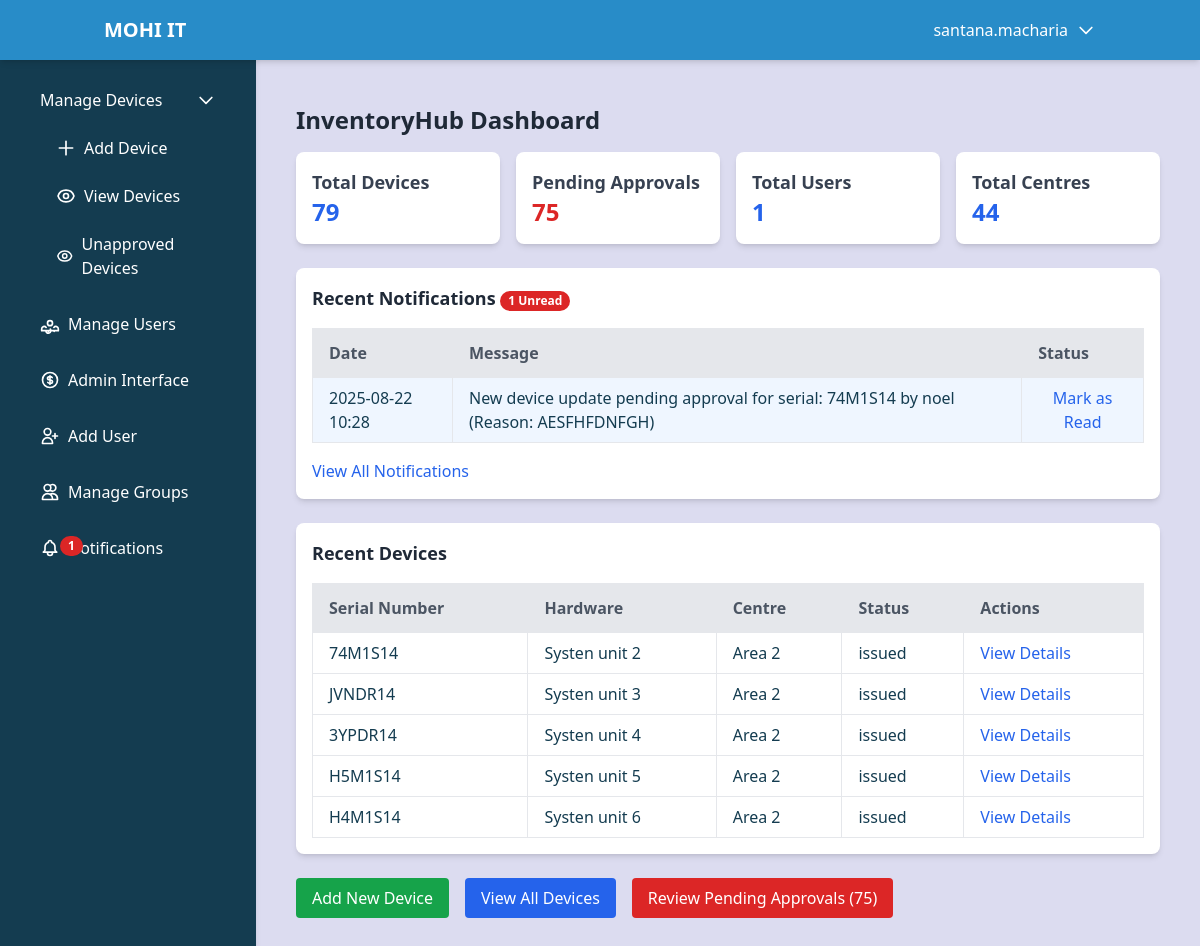
The page /dashboard/ (signed in) on the database as committed earlier.
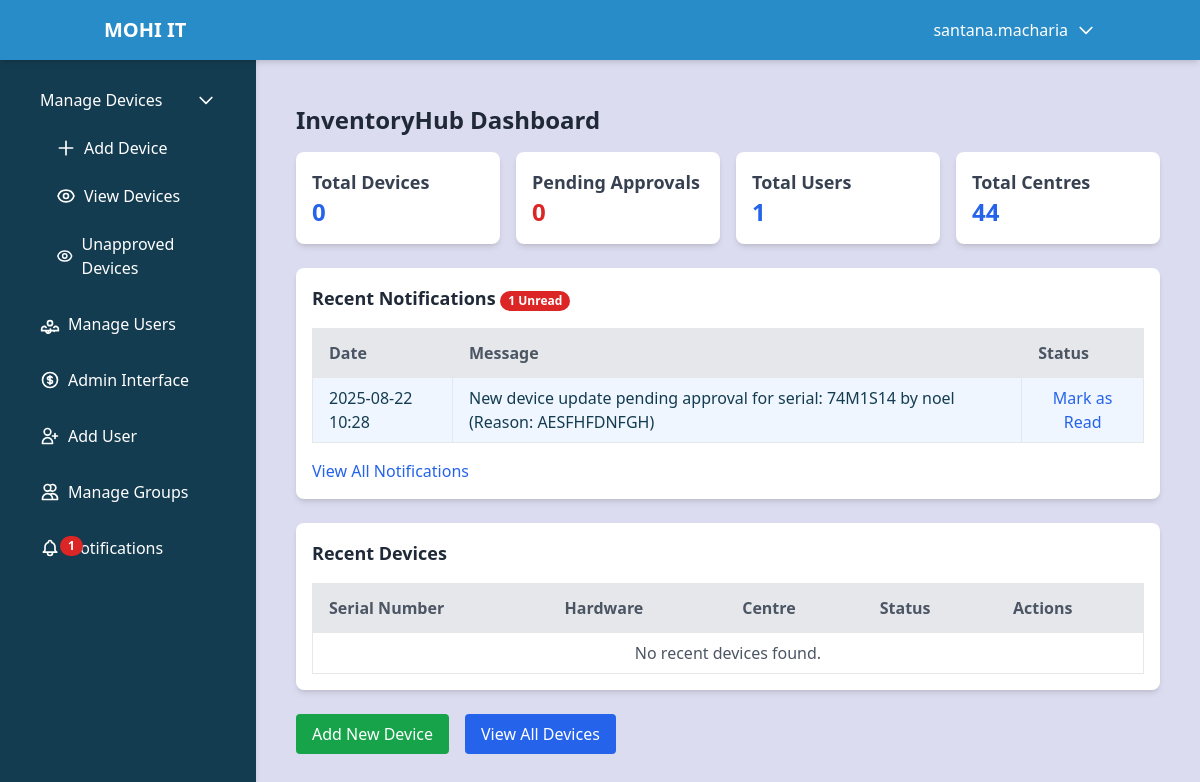
The same page on the database as committed later.
### devices/models.py (models this page shows, shortened)
class Notification(models.Model):
    user = models.ForeignKey('CustomUser', on_delete=models.CASCADE, related_name='notifications')
    message = models.TextField()
    created_at = models.DateTimeField(auto_now_add=True)
    is_read = models.BooleanField(default=False)
    content_type = models.ForeignKey(ContentType, on_delete=models.CASCADE, null=True, blank=True)
    object_id = models.PositiveIntegerField(null=True, blank=True)
    related_object = GenericForeignKey('content_type', 'object_id')
    class Meta:
        ordering = ['-created_at']

class Import(models.Model):
    centre = models.ForeignKey(Centre, on_delete=models.SET_NULL, null=True, blank=True)
    department = models.CharField(max_length=100, blank=True, null=True)
    hardware = models.CharField(max_length=100, blank=True, null=True)
    system_model = models.CharField(max_length=100, blank=True, null=True)
    processor = models.CharField(max_length=100, blank=True, null=True)
    ram_gb = models.CharField(max_length=10, blank=True, null=True)
    hdd_gb = models.CharField(max_length=10, blank=True, null=True)
    serial_number = models.CharField(max_length=100, blank=True, null=True)
    assignee_first_name = models.CharField(max_length=50, blank=True, null=True)
    assignee_last_name = models.CharField(max_length=50, blank=True, null=True)
    assignee_email_address = models.EmailField(blank=True, null=True)
    device_condition = models.CharField(max_length=100, blank=True, null=True)
    status = models.CharField(max_length=50, blank=True, null=True)
    date = models.DateField(auto_now_add=True)  # Auto-generate date on creation
    added_by = models.ForeignKey(CustomUser, on_delete=models.SET_NULL, null=True, related_name='imports_added')
    approved_by = models.ForeignKey(CustomUser, on_delete=models.SET_NULL, null=True, blank=True, related_name='imports_approved')
    is_approved = models.BooleanField(default=False)
    reason_for_update = models.TextField(blank=True, null=True)
    history = HistoricalRecords()  # Enable audit trail for all changes to Import

class Centre(models.Model):
    name = models.CharField(max_length=300)
    centre_code = models.CharField(max_length=30, unique=True)

### devices/views.py (the view, shortened to what this page needs)
# urls.py: path('dashboard/', views.dashboard_view, name='dashboard'),
@login_required
def dashboard_view(request):
    if request.user.is_superuser and not request.user.is_trainer:
        total_devices = Import.objects.count()
        pending_approvals = Import.objects.filter(is_approved=False).count()
        total_users = CustomUser.objects.count()
        total_centres = Centre.objects.count()
        approved_imports = total_devices - pending_approvals if total_devices is not None and pending_approvals is not None else 0
        recent_devices = Import.objects.order_by('-date')[:5]
    else:
        total_devices = 0
        pending_approvals = 0
        pending_updates = 0
        approved_imports = 0
        recent_devices = []
    notifications = Notification.objects.filter(user=request.user).order_by('-created_at')[:5]  # Limit to 5 for card
    unread_count = Notification.objects.filter(user=request.user, is_read=False).count()
    context = {
        'total_devices': total_devices,
        'approved_imports': approved_imports,
        'pending_approvals': pending_approvals if request.user.is_superuser and not request.user.is_trainer else 0,
        'total_users': total_users if request.user.is_superuser and not request.user.is_trainer else 0,
        'total_centres': total_centres if request.user.is_superuser and not request.user.is_trainer else 0,
        'pending_updates': pending_updates if request.user.is_trainer else 0,
        'recent_devices': recent_devices,
        'notifications': notifications,
        'unread_count': unread_count,
    }
    return render(request, 'index.html', context)

### devices/context_processors.py (called while the page is built)
def notification_count(request):
    if request.user.is_authenticated:
        count = Notification.objects.filter(user=request.user, is_read=False).count()
        return {'notification_count': count}
    return {'notification_count': 0}

### devices/templates/index.html (shortened to what the changed rows need)
{% extends 'dashboard.html' %}
{% load static %}
{% block content %}
<div class="container mx-auto p-4">
    <h2 class="text-2xl font-bold mb-4 text-gray-800">InventoryHub Dashboard</h2>
    <div class="grid grid-cols-1 sm:grid-cols-2 lg:grid-cols-4 gap-4 mb-6">
        <div class="bg-white p-4 rounded-lg shadow-md">
            <h3 class="text-lg font-semibold text-gray-700">Total Devices</h3>
            <p class="text-2xl font-bold text-blue-600">{{ total_devices }}</p>
        </div>
        {% if user.is_superuser and not user.is_trainer %}
            <div class="bg-white p-4 rounded-lg shadow-md">
                <h3 class="text-lg font-semibold text-gray-700">Pending Approvals</h3>
                <p class="text-2xl font-bold text-red-600">{{ pending_approvals }}</p>
            </div>
            <div class="bg-white p-4 rounded-lg shadow-md">
                <h3 class="text-lg font-semibold text-gray-700">Total Users</h3>
                <p class="text-2xl font-bold text-blue-600">{{ total_users }}</p>
            </div>
            <div class="bg-white p-4 rounded-lg shadow-md">
                <h3 class="text-lg font-semibold text-gray-700">Total Centres</h3>
                <p class="text-2xl font-bold text-blue-600">{{ total_centres }}</p>
            </div>
        {% endif %}
    </div>
    <div class="bg-white p-4 rounded-lg shadow-md mb-6">
        <div class="overflow-x-auto">
            <table class="min-w-full bg-white border">
                <thead>
                    <tr class="bg-gray-200 text-gray-600">
                        <th class="py-3 px-4 border text-left">Date</th>
                        <th class="py-3 px-4 border text-left">Message</th>
                        <th class="py-3 px-4 border text-left">Status</th>
                    </tr>
                </thead>
                <tbody>
                    {% for notification in notifications %}
                        <tr class="{% if not notification.is_read %}bg-blue-50{% else %}bg-white{% endif %} hover:bg-gray-50">
                            <td class="py-2 px-4 border">{{ notification.created_at|date:"Y-m-d H:i" }}</td>
                            <td class="py-2 px-4 border">{{ notification.message }}</td>
                            <td class="py-2 px-4 border">
                                {% if notification.is_read %}
                                    <span class="text-green-600">Read</span>
                                {% else %}
                                    <form action="{% url 'mark_notification_read' notification.pk %}" method="POST" class="inline">
                                        <button type="submit" class="text-blue-600 hover:underline">Mark as Read</button>
                                    </form>
                                {% endif %}
                            </td>
                        </tr>
                    {% empty %}
                        <tr>
                            <td colspan="3" class="py-2 px-4 border text-center text-gray-600">No notifications found.</td>
                        </tr>
                    {% endfor %}
                </tbody>
            </table>
        </div>
    </div>
    <div class="bg-white p-4 rounded-lg shadow-md">
        <div class="overflow-x-auto">
            <table class="min-w-full bg-white border">
                <thead>
                    <tr class="bg-gray-200 text-gray-600">
                        <th class="py-3 px-4 border text-left">Serial Number</th>
                        <th class="py-3 px-4 border text-left">Hardware</th>
                        <th class="py-3 px-4 border text-left">Centre</th>
                        <th class="py-3 px-4 border text-left">Status</th>
                        <th class="py-3 px-4 border text-left">Actions</th>
                    </tr>
                </thead>
                <tbody>
                    {% for item in recent_devices %}
                        <tr class="hover:bg-gray-50">
                            <td class="py-2 px-4 border">{{ item.serial_number|default:"N/A" }}</td>
                            <td class="py-2 px-4 border">{{ item.hardware|default:"N/A" }}</td>
                            <td class="py-2 px-4 border">{{ item.centre.name|default:"N/A" }}</td>
                            <td class="py-2 px-4 border">{{ item.status|default:"N/A" }}</td>
                            <td class="py-2 px-4 border">
                                <a href="{% url 'display_csv' %}" class="text-blue-600 hover:underline">View Details</a>
                            </td>
                        </tr>
                    {% empty %}
                        <tr>
                            <td colspan="5" class="py-2 px-4 border text-center text-gray-600">No recent devices found.</td>
                        </tr>
                    {% endfor %}
                </tbody>
            </table>
        </div>
    </div>
    <div class="mt-6 flex flex-col sm:flex-row sm:space-x-4 space-y-2 sm:space-y-0">
        <a href="{% url 'import_add' %}" class="bg-green-600 text-white px-4 py-2 rounded hover:bg-green-700 transition duration-200 w-full sm:w-auto">Add New Device</a>
        <a href="{% url 'display_csv' %}" class="bg-blue-600 text-white px-4 py-2 rounded hover:bg-blue-700 transition duration-200 w-full sm:w-auto">View All Devices</a>
        {% if user.is_superuser and not user.is_trainer and pending_approvals > 0 %}
            <a href="{% url 'display_csv' %}?filter=unapproved" class="bg-red-600 text-white px-4 py-2 rounded hover:bg-red-700 transition duration-200 w-full sm:w-auto">Review Pending Approvals ({{ pending_approvals }})</a>
        {% endif %}
    </div>
</div>
{% endblock %}

Rows that differ between the two databases and show on the page:
removed Import: serial_number "74M1S14", hardware "Systen unit 2", centre.name "Area 2", status "issued"
removed Import: serial_number "JVNDR14", hardware "Systen unit 3", centre.name "Area 2", status "issued"
removed Import: serial_number "3YPDR14", hardware "Systen unit 4", centre.name "Area 2", status "issued"
removed Import: serial_number "H5M1S14", hardware "Systen unit 5", centre.name "Area 2", status "issued"
removed Import: serial_number "H4M1S14", hardware "Systen unit 6", centre.name "Area 2", status "issued"
Other text that changed with them:
{{ total_devices }}: "79" → "0"
{{ pending_approvals }}: "75" → "0"
{{ pending_approvals }}: "75" → (not shown)
text no longer shown: "Review Pending Approvals ( )"
text now shown: "No recent devices found."
